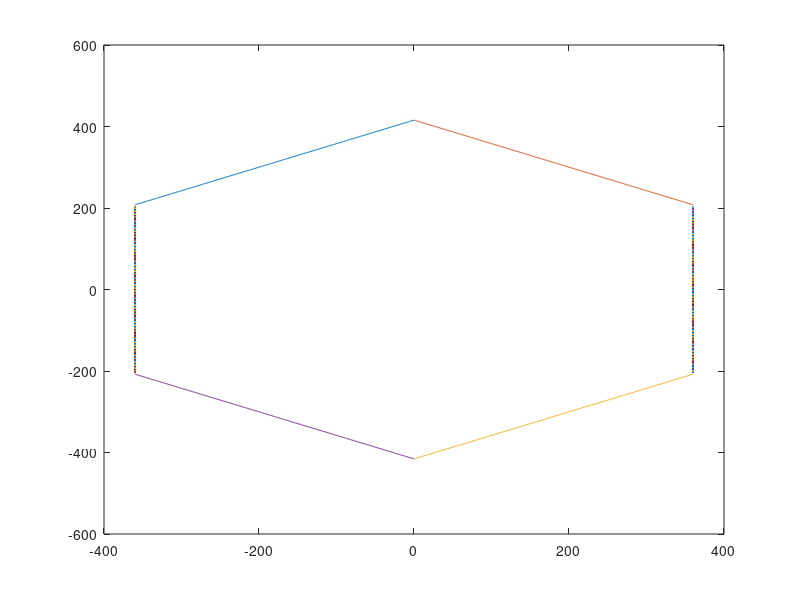

Recreate this plot in MATLAB.
% Grafico curvas de cabezal
distToCabezal = 360;
y0 = distToCabezal / sind(60);
x1 = -360:0;
y1 = tand(30)*x1+y0;
x2 = 0:360;
y2 = tand(-30)*x2+y0;
x3 = 0:360;
y3 = tand(30)*x3-y0;
x4 = -360:0;
y4 = tand(-30)*x4-y0;
x5 = -360;
y5 = -203:203;
x6 = 360;
y6 = -203:203;
plot(x1,y1,x2,y2,x3,y3,x4,y4,x5,y5,x6,y6);